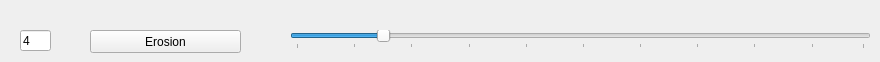
     <widget class="QWidget" name="tab_15">
      <attribute name="title">
       <string>Erosion</string>
      </attribute>
      <widget class="QPushButton" name="erodeGrayscaleButton">
       <property name="geometry">
        <rect>
         <x>90</x>
         <y>30</y>
         <width>151</width>
         <height>23</height>
        </rect>
       </property>
       <property name="text">
        <string>Erosion</string>
       </property>
      </widget>
      <widget class="QLineEdit" name="erodeGrayscaleBox">
       <property name="geometry">
        <rect>
         <x>20</x>
         <y>30</y>
         <width>31</width>
         <height>21</height>
        </rect>
       </property>
       <property name="text">
        <string>4</string>
       </property>
      </widget>
      <widget class="QSlider" name="hSlider_erodeGrayscale">
       <property name="geometry">
        <rect>
         <x>290</x>
         <y>30</y>
         <width>581</width>
         <height>19</height>
        </rect>
       </property>
       <property name="focusPolicy">
        <enum>Qt::TabFocus</enum>
       </property>
       <property name="accessibleDescription">
        <string/>
       </property>
       <property name="minimum">
        <number>0</number>
       </property>
       <property name="maximum">
        <number>99</number>
       </property>
       <property name="pageStep">
        <number>10</number>
       </property>
       <property name="value">
        <number>15</number>
       </property>
       <property name="sliderPosition">
        <number>15</number>
       </property>
       <property name="orientation">
        <enum>Qt::Horizontal</enum>
       </property>
       <property name="tickPosition">
        <enum>QSlider::TicksBelow</enum>
       </property>
       <property name="tickInterval">
        <number>10</number>
       </property>
      </widget>
     </widget>
